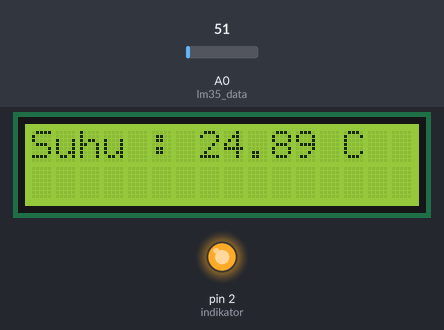
Bench run of a sketch on a simulated Arduino Uno, built with avr-gcc and run on an emulated ATmega328P. On the bench: 16×2 character LCD, output pins drawn as LEDs (lit = HIGH). The inputs (shaded band) are chosen by the test bench; at power-on: A0 (lm35_data) = 51.

Above: at 4.2 s.
4.3 s: A0 (lm35_data) set to 58
At 5.7 s:
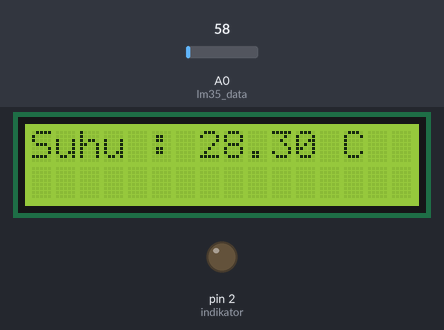
6.6 s: A0 (lm35_data) set to 71
At 8.3 s:
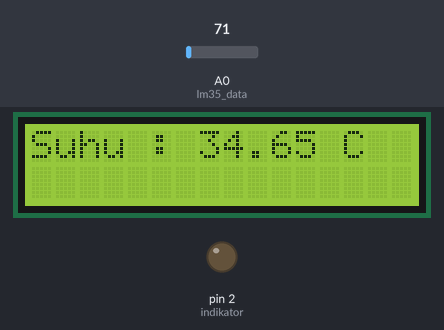
8.6 s: A0 (lm35_data) set to 61
At 10.1 s:
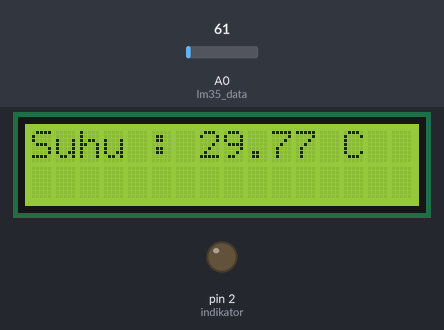
Timing chart, 0 to 11.6 s (numbered marks = the images above; inputs shaded):
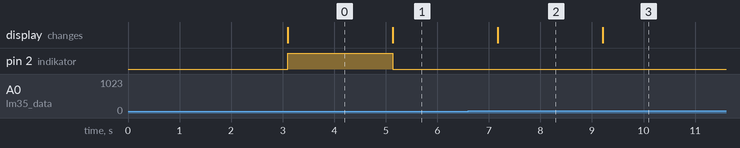

The sketch:

ProgramSensorSuhu_ScriptkeAlat_.ino
```cpp
#include <Wire.h>
#include <LiquidCrystal_I2C.h>

LiquidCrystal_I2C lcd(0x27, 16, 2);

const int lm35_data = A0; //pin data ke A0
const int indikator = 2;

int nilai_analog; //int: bil.bulat contoh 1-10
float suhu; //float: nilai sampai koma contoh  39,33

void setup() {
  lcd.begin();

  pinMode(indikator, OUTPUT);

  lcd.setCursor(2, 0);
  lcd.print("SIMKASU ULTRASONIK");
  lcd.setCursor(5, 1);
  lcd.print("LM35");
  delay(3000);
}

void loop() {
  lcd.clear();

  nilai_analog = analogRead(lm35_data); //baca nilai analog pin A0
  suhu = (nilai_analog * 4.88);   //konversi analog
  suhu = (suhu / 10);       //Suhu di dapat dg 10mV/°C
  lcd.setCursor(0, 0);
  lcd.print("Suhu : ");
  lcd.print(suhu);
  lcd.print(" C");

  if(suhu < 27){
    digitalWrite(indikator, HIGH);
  }else{
    digitalWrite(indikator, LOW);
  }
  delay(1000);
}
```

Measured:
- the behaviour switches between 55 and 56 on A0 (lm35_data) (found by bisection; images 0 and 1)
- after the input at 4.3 s, pin 2 (indikator): HIGH → LOW after 0.84 s; the display: changes after 0.84 s (image 1)
- after the input at 6.6 s, the display: changes after 0.57 s (image 2)
- after the input at 8.6 s, the display: changes after 0.61 s (image 3)
